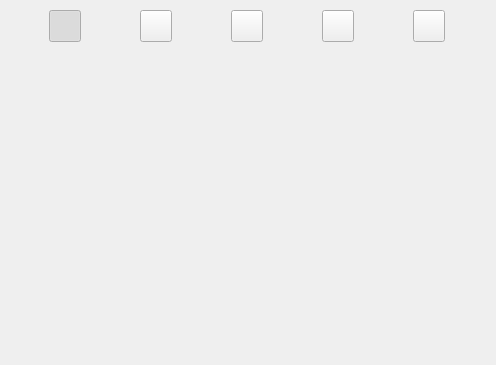
<?xml version="1.0" encoding="UTF-8"?>
<ui version="4.0">
 <class>TLWbTextForm</class>
 <widget class="QWidget" name="TLWbTextForm">
  <property name="geometry">
   <rect>
    <x>0</x>
    <y>0</y>
    <width>496</width>
    <height>365</height>
   </rect>
  </property>
  <property name="sizePolicy">
   <sizepolicy hsizetype="Preferred" vsizetype="Preferred">
    <horstretch>0</horstretch>
    <verstretch>0</verstretch>
   </sizepolicy>
  </property>
  <property name="windowTitle">
   <string>Form</string>
  </property>
  <layout class="QVBoxLayout" name="verticalLayout">
   <property name="spacing">
    <number>10</number>
   </property>
   <property name="leftMargin">
    <number>0</number>
   </property>
   <property name="topMargin">
    <number>0</number>
   </property>
   <property name="rightMargin">
    <number>0</number>
   </property>
   <property name="bottomMargin">
    <number>0</number>
   </property>
   <item>
    <widget class="TLWbColorForm" name="widget" native="true"/>
   </item>
   <item>
    <widget class="QFrame" name="m_lineWidthFrame">
     <property name="sizePolicy">
      <sizepolicy hsizetype="Minimum" vsizetype="Minimum">
       <horstretch>0</horstretch>
       <verstretch>0</verstretch>
      </sizepolicy>
     </property>
     <property name="frameShape">
      <enum>QFrame::NoFrame</enum>
     </property>
     <property name="frameShadow">
      <enum>QFrame::Raised</enum>
     </property>
     <layout class="QHBoxLayout" name="horizontalLayout_2">
      <property name="spacing">
       <number>10</number>
      </property>
      <property name="leftMargin">
       <number>0</number>
      </property>
      <property name="topMargin">
       <number>0</number>
      </property>
      <property name="rightMargin">
       <number>0</number>
      </property>
      <property name="bottomMargin">
       <number>0</number>
      </property>
      <item>
       <widget class="TLWbToolButton" name="m_fontSize5Button">
        <property name="sizePolicy">
         <sizepolicy hsizetype="Fixed" vsizetype="Fixed">
          <horstretch>0</horstretch>
          <verstretch>0</verstretch>
         </sizepolicy>
        </property>
        <property name="minimumSize">
         <size>
          <width>32</width>
          <height>32</height>
         </size>
        </property>
        <property name="maximumSize">
         <size>
          <width>32</width>
          <height>32</height>
         </size>
        </property>
        <property name="text">
         <string/>
        </property>
        <property name="checkable">
         <bool>true</bool>
        </property>
        <property name="checked">
         <bool>true</bool>
        </property>
        <property name="autoExclusive">
         <bool>true</bool>
        </property>
       </widget>
      </item>
      <item>
       <widget class="TLWbToolButton" name="m_fontSize10Button">
        <property name="sizePolicy">
         <sizepolicy hsizetype="Fixed" vsizetype="Fixed">
          <horstretch>0</horstretch>
          <verstretch>0</verstretch>
         </sizepolicy>
        </property>
        <property name="minimumSize">
         <size>
          <width>32</width>
          <height>32</height>
         </size>
        </property>
        <property name="maximumSize">
         <size>
          <width>32</width>
          <height>32</height>
         </size>
        </property>
        <property name="text">
         <string/>
        </property>
        <property name="checkable">
         <bool>true</bool>
        </property>
        <property name="checked">
         <bool>false</bool>
        </property>
        <property name="autoExclusive">
         <bool>true</bool>
        </property>
       </widget>
      </item>
      <item>
       <widget class="TLWbToolButton" name="m_fontSize15Button">
        <property name="sizePolicy">
         <sizepolicy hsizetype="Fixed" vsizetype="Fixed">
          <horstretch>0</horstretch>
          <verstretch>0</verstretch>
         </sizepolicy>
        </property>
        <property name="minimumSize">
         <size>
          <width>32</width>
          <height>32</height>
         </size>
        </property>
        <property name="maximumSize">
         <size>
          <width>32</width>
          <height>32</height>
         </size>
        </property>
        <property name="text">
         <string/>
        </property>
        <property name="checkable">
         <bool>true</bool>
        </property>
        <property name="checked">
         <bool>false</bool>
        </property>
        <property name="autoExclusive">
         <bool>true</bool>
        </property>
       </widget>
      </item>
      <item>
       <widget class="TLWbToolButton" name="m_fontSize20Button">
        <property name="sizePolicy">
         <sizepolicy hsizetype="Fixed" vsizetype="Fixed">
          <horstretch>0</horstretch>
          <verstretch>0</verstretch>
         </sizepolicy>
        </property>
        <property name="minimumSize">
         <size>
          <width>32</width>
          <height>32</height>
         </size>
        </property>
        <property name="maximumSize">
         <size>
          <width>32</width>
          <height>32</height>
         </size>
        </property>
        <property name="text">
         <string/>
        </property>
        <property name="checkable">
         <bool>true</bool>
        </property>
        <property name="checked">
         <bool>false</bool>
        </property>
        <property name="autoExclusive">
         <bool>true</bool>
        </property>
       </widget>
      </item>
      <item>
       <widget class="TLWbToolButton" name="m_fontSize25Button">
        <property name="sizePolicy">
         <sizepolicy hsizetype="Fixed" vsizetype="Fixed">
          <horstretch>0</horstretch>
          <verstretch>0</verstretch>
         </sizepolicy>
        </property>
        <property name="minimumSize">
         <size>
          <width>32</width>
          <height>32</height>
         </size>
        </property>
        <property name="maximumSize">
         <size>
          <width>32</width>
          <height>32</height>
         </size>
        </property>
        <property name="text">
         <string/>
        </property>
        <property name="checkable">
         <bool>true</bool>
        </property>
        <property name="checked">
         <bool>false</bool>
        </property>
        <property name="autoExclusive">
         <bool>true</bool>
        </property>
       </widget>
      </item>
     </layout>
    </widget>
   </item>
   <item>
    <spacer name="verticalSpacer">
     <property name="orientation">
      <enum>Qt::Vertical</enum>
     </property>
     <property name="sizeHint" stdset="0">
      <size>
       <width>20</width>
       <height>40</height>
      </size>
     </property>
    </spacer>
   </item>
  </layout>
 </widget>
 <customwidgets>
  <customwidget>
   <class>TLWbColorForm</class>
   <extends>QWidget</extends>
   <header>TLWbColorForm.h</header>
   <container>1</container>
  </customwidget>
  <customwidget>
   <class>TLWbToolButton</class>
   <extends>QPushButton</extends>
   <header>TLWbToolButton.h</header>
  </customwidget>
 </customwidgets>
 <resources/>
 <connections/>
</ui>
